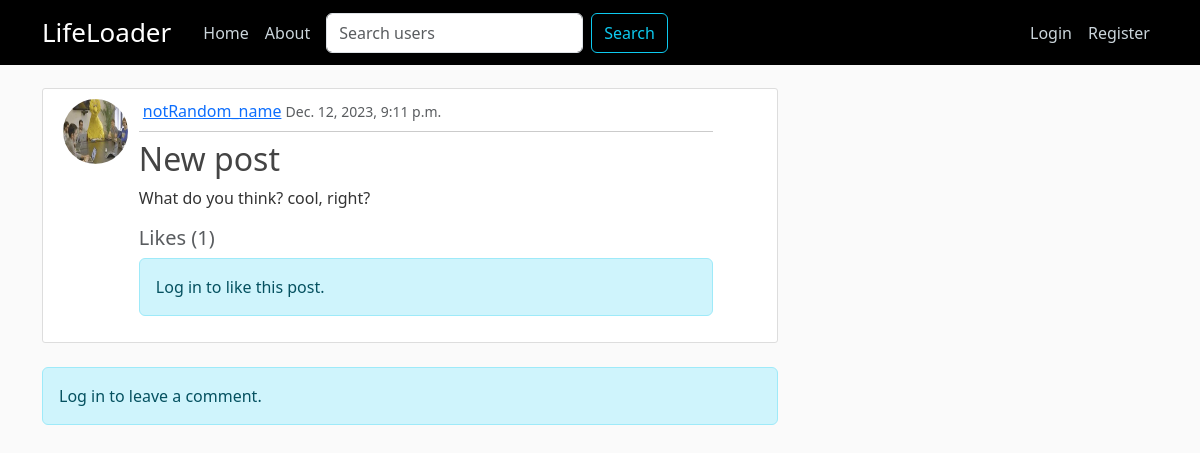
/post/45/, run on the app's committed database.
### social_net/models.py (models this page shows, shortened)
class Post(models.Model):
    author = models.ForeignKey(User, on_delete=models.CASCADE)
    title = models.CharField(max_length=150)
    content = models.TextField()
    date_created = models.DateTimeField(default=timezone.now)
    likes = models.ManyToManyField(
        User, related_name='post_likes', through='Like')
    comments = models.ManyToManyField(
        User, related_name='post_comments', through='Comment')

### users/models.py (models this page shows, shortened)
class Profile(models.Model):
    user = models.OneToOneField(User, on_delete=models.CASCADE)
    bio = models.TextField(null=True)
    profile_pic = models.ImageField(
        default='default.jpg', upload_to='profile_pics')

### social_net/views.py (the view)
# urls.py: path('post/<int:pk>/', views.PostDetailView.as_view(),
class PostDetailView(DetailView):
    model = Post
    context_object_name = 'post'
    def get_context_data(self, **kwargs):
        context = super().get_context_data(**kwargs)
        context['comment_form'] = CommentForm()
        return context
    def post(self, request, *args, **kwargs):
        """ Handles the HTTP POST request to add a comment to the post."""
        self.object = self.get_object()
        form = CommentForm(request.POST)
        if form.is_valid():
            comment = form.save(commit=False)
            comment.user = self.request.user
            comment.post = self.object
            comment.save()
            return redirect('LifeLoader-post_detail', self.object.id)
        return self.render_to_response(self.get_context_data())

### social_net/forms.py
class CommentForm(forms.ModelForm):
    class Meta:
        model = Comment
        fields = ['content']
        widgets = {
            'content': forms.Textarea(attrs={'rows': 3, 'cols': 40}),
        }

### social_net/templates/social_net/post_detail.html (shortened to what this page needs)
{% extends "social_net/base_temp.html" %}
{% load crispy_forms_tags %}
{% load static %}
{% block content %}
<article class="media content-section">
    <div class="row">
        <div class="col-md-1">
            <img class="rounded-circle article-img" src="{{ post.author.profile.profile_pic.url }}"
                alt="post's author profile picture">
        </div>
        <div class="col-md-10 ms-3">
            <div class="media-body">
                <div class="d-flex justify-content-between align-items-center">
                    <div>
                        <a class="ms-1" href="{% url 'LifeLoader-view_profile' post.author %}">{{ post.author }}</a>
                        <small class="text-muted">{{ post.date_created }}</small>
                    </div>
                </div>
                <hr class="my-2">
                <h2 class="article-title"> {{ post.title }}</h2>
                <p class="article-content">{{ post.content }}</p>
                <h5 class="text-muted">
                    Likes (<span class="likes-count me-20">{{ post.likes.count }}</span>)
                </h5>
                {% if user.is_authenticated %}
                {% if user in post.likes.all %}
                <button class="like-btn hidden" data-post-id="{{ post.id }}" data-is-liked="false">Like</button>
                <button class="unlike-btn" data-post-id="{{ post.id }}" data-is-liked="true">Unlike</button>
                {% else %}
                <button class="unlike-btn hidden" data-post-id="{{ post.id }}" data-is-liked="true">Unlike</button>
                <button class="like-btn" data-post-id="{{ post.id }}" data-is-liked="false">Like</button>
                {% endif %}
                {% else %}
                <p class="alert alert-info">Log in to like this post.</p>
                {% endif %}
            </div>
        </div>
    </div>
</article>
<div class="comments-section mt-4">
    {% if user.is_authenticated %}
    <h3 class="text-muted">Add a Comment</h3>
    <form method="post" action="{% url 'LifeLoader-post_detail' pk=post.pk %}">
        {% csrf_token %}
        {{ comment_form|crispy|safe }}
        <button type="submit" class="btn btn-primary">Post Comment</button>
    </form>
    {% else %}
    <p class="alert alert-info">Log in to leave a comment.</p>
    {% endif %}
</div>
{% endblock content %}

### social_net/static/social_net/css/main.css (style rules this page uses)
body { background: #fafafa; color: #333333; margin-top: 0; }
h1, h2, h3, h4, h5, h6 { color: #444444; }
.content-section { background: #ffffff; padding: 10px 20px; border: 1px solid #dddddd; border-radius: 3px; margin-bottom: 20px; }
.article-title { color: #444444; text-decoration: none; }
.article-content { white-space: pre-line; }
.article-img { height: 65px; width: 65px; margin-right: 16px; }

### data on the page
Post: author.profile.profile_pic (picture), author "notRandom_name", date_created "Dec. 12, 2023, 9:11 p.m.", title "New post", content "What do you think? cool, right?", likes.count "1"
